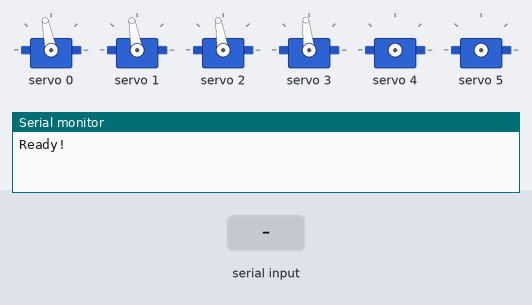
The sketch below on a simulated Arduino Uno, built with avr-gcc and run on an emulated ATmega328P. On the bench: 6 × servo, the last lines printed to the serial monitor. The inputs (shaded band) are chosen by the test bench.

Above: at 1.7 s.
1.8 s: "0" received over Serial
At 3.25 s:
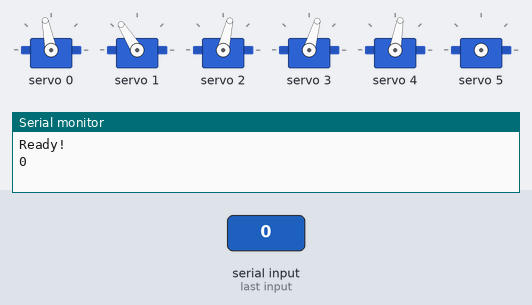
4.8 s: "<90,45,200>" received over Serial
At 6.0 s:
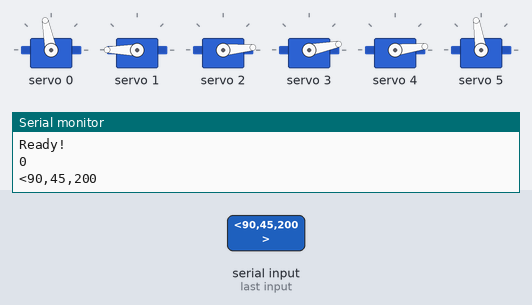
6.3 s: "1" received over Serial
At 9.2 s:
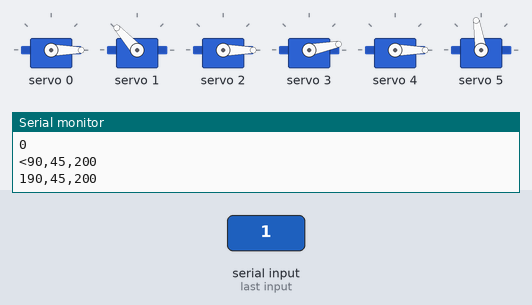
9.3 s: "30,150,10\n" received over Serial
At 11.03 s:
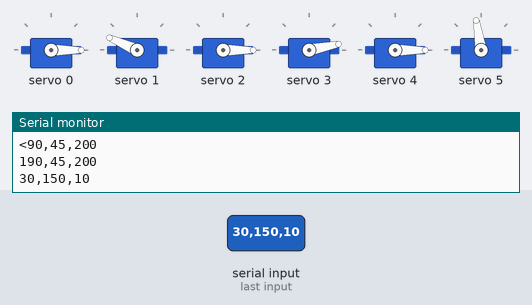
12.3 s: "90,45,200\n" received over Serial
At 14.63 s:
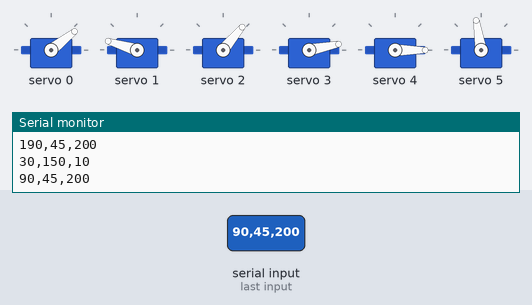
15.3 s: "0" received over Serial
At 19.0 s:
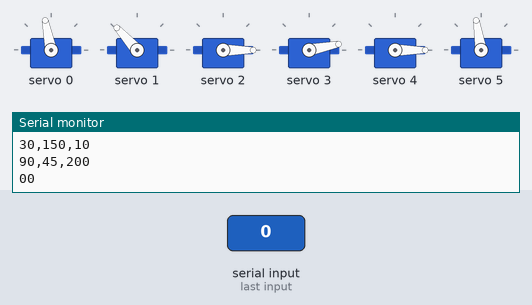
Timing chart, 0 to 19.3 s (numbered marks = the images above; inputs shaded):
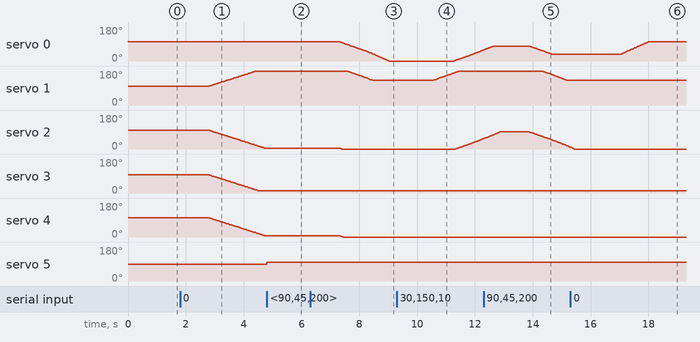

The sketch:

robot_arm.ino
```cpp
// Standard C libraries
#include <stdio.h>
#include <stdlib.h>
#include <string.h>

// Standard Arduino libraries
#include <Wire.h>

// 3rd party Arduino libraries
// #include <PCA9685.h>
// PCA9685 pwmController;
#include <Adafruit_PWMServoDriver.h>

Adafruit_PWMServoDriver servo = Adafruit_PWMServoDriver(0x40);

#define USMIN  600 // This is the rounded 'minimum' microsecond length based on the minimum pulse of 150
#define USMAX  2400 // This is the rounded 'maximum' microsecond length based on the maximum pulse of 600
#define SERVO_FREQ 60 // Analog servos run at ~50 Hz updates

uint8_t servonum = 0; // initialize servo counter


// --- PIN DEFINITIONS ---

// --- VARIABLE DEFINITIONS ---

// Define other variables
int pwm;
const int num_servos = 6;
unsigned long time_0;
unsigned long new_time;
int timer;
int start_time;
int end_time;
const int GRIPPER_SERVO_IDX = 5;

// --- PWM PARAMETERS ---
const int target_pwm_tolerance = 1;
const int pwm_step = 1;
const int step_delay = 5;
float pwm_increments[5] = {2, 1.74817482, 1.7055, 1.7889, 2};  // pwm increase per degree of rotation
float joint_pwm_targets[5];
const float GRIPPER_MIN_PWM = 130;  // TBD
const float GRIPPER_MAX_PWM = 385;  // TBD


// --- PHYSICAL JOINT PARAMETERS ---
const float joint_max_angles[5] = {270.0, 270.0, 270.0, 270.0, 180.0};
const float joint_min_pwm[5] = {141.0, 153.0, 146.0, 160.0, 130.0}; // CALIBRATED 03/24/2024 using jig (J4 135)
const float joint_max_pwm[5] = {640.0, 625.0, 620.0, 590.0, 650.0}; // CALIBRATED 03/24/2024 using jig (J4 616)

// --- ALLOWABLE JOINT PARAMETERS ---
const float joint_min_allowable_angles[5] = {45, 45, 45, 45, 10}; // TBD
const float joint_max_allowable_angles[5] {250, 250, 250, 250, 170};  // TBD

// --- JOINT VARIABLES ---
float joint_angles[5] = {135.0, 135.0, 135.0, 135.0, 90.0};
int gripper_state_buffer[2];
float joint_pwm[5] = {398.0, 387.0, 385.0, 381.0, 390.0};
float adjusted_joint_angles[5]; // Adjusted based on zero positions and servo orientation


// --- ZERO VALUES ---
const float zero_angles[5] = {135.0, 135.0, 135.0, 135.0, 90.0};
const float zero_pos_pwm[5] = {398.0, 387.0, 385.0, 381.0, 390.0};


// --- CHECK VARIABLES ---
bool target_reached;
bool joint_target_reached[5] = {false, false, false, false, false};


// --- SERIAL ---
char START_MARKER = '<';
char END_MARKER = '>';
char DELIMITER[] = ",";
int incoming_byte;
char incoming_buffer[40];
char *incoming_joint_angles[5];


// --- SETUP ---

void setup() {

  // Start listeners
  Serial.begin(115200);
  servo.begin();

  // Set PWM frequency
  servo.setPWMFreq(SERVO_FREQ);  // Analog servos run at ~50 Hz updates

  // Set up pins

  // Set servos to initial position
  // Arguments of setPWM are (servo number, turn on, turn off)
  // Turn on: At what point in the 4096-part cycle to turn the PWM output ON
  // Turn off: At what point in the 4096-part cycle to turn the PWM output OFF
  force_vertical();
  // set_zero_pwm();
  // servo_calibration();
  Serial.println("Ready!");

  delay(500);
  timer = millis();
}


// --- MAIN LOOP ---

void loop() {
  serial_to_joint_angles();
  // serial_read_test();
}


// --- SERVO FUNCTIONS ---

void servo_calibration() {

  servo.setPWM(4, 0, 130);
  delay(2000);
  servo.setPWM(4, 0, 385);
  delay(3000);
  servo.setPWM(4, 0, 130);
  delay(1000);
  // servo.setPWM(0, 0, 154);
  // delay(5000);
  // servo.setPWM(0, 0, 387);

  // int zero = map(135, 0, 270, 154, 626);
  // int min = map(0, 0, 270, 154, 626);
  // int max = map(270, 0, 270, 154, 626);
  // Serial.println(zero);
  // servo.setPWM(0, 0, zero);
  // delay(5000);
  // servo.setPWM(0, 0, min);
  // delay(5000);
  // servo.setPWM(0, 0, max);
  // delay(5000);
  // servo.setPWM(0, 0, zero);
}


// --- PRE-DEFINED POSITIONS ---

// Change to an actual home position
void home() {
  for (int i=1; i<num_servos; i++) {
    servo.setPWM(i, 0, 330);
  }
}


void set_zero_pwm() {
  for (int i=0; i<num_servos; i++) {
    servo.setPWM(i, 0, zero_pos_pwm[i]);
    joint_pwm[i] = zero_pos_pwm[i];
  }

}

void force_vertical() {
  // for (int i=0; i<num_servos; i++) {
  //   servo.setPWM(i, 0, zero_pos_pwm[i]);
  //   joint_pwm[i] = zero_pos_pwm[i];
  float mutable_zero[5] = {zero_angles[0], zero_angles[1], zero_angles[2], zero_angles[3], zero_angles[4]};
  step_joint_angles(mutable_zero);
  // }
}

// --- UTILITY FUNCTIONS ---


//  --- TEST FUNCTIONS ---

void step_joint_angles(float joint_angle_targets[5]) {
  float joint_pwm_diffs[5];

  for (int i=0; i<num_servos-1; i++)  {
    joint_target_reached[i] = false;
    joint_pwm_targets[i] = map(joint_angle_targets[i], 0, joint_max_angles[i], joint_min_pwm[i], joint_max_pwm[i]);
    // Serial.println(joint_pwm_targets[i]);
  }

  while (joint_target_reached[0]==false || joint_target_reached[1]==false || joint_target_reached[2]==false || joint_target_reached[3]==false)  {
    for (int j=0; j<num_servos-1; j++)  {

      joint_pwm_diffs[j] = joint_pwm_targets[j] - joint_pwm[j];

      if ((joint_pwm_diffs[j] > target_pwm_tolerance) && (joint_target_reached[j]!=true)) {
        joint_pwm[j] += pwm_step;
        servo.setPWM(j, 0, joint_pwm[j]);
      } else if (joint_pwm_diffs[j] < -(target_pwm_tolerance) && (joint_target_reached[j]!=true))  {
        joint_pwm[j] -= pwm_step;
        servo.setPWM(j, 0, joint_pwm[j]);
      } else  {
        joint_target_reached[j] = true;
      }
    }
    delay(step_delay);
  }
}


void go_to_position(float joint_angle_targets[5]) {
  for (int i=0; i<num_servos; i++)  {
    joint_pwm_targets[i] = map(joint_angle_targets[i], 0, joint_max_angles[i], joint_min_pwm[i], joint_max_pwm[i]);
    servo.setPWM(i, 0, joint_pwm_targets[i]);
  }
}


void serial_read_test() {
  if (Serial.available() > 5) {
    Serial.println(Serial.readBytesUntil(END_MARKER, incoming_buffer, 30));
  }
}

// General function for handling incoming serial data
void serial_to_joint_angles() {
  if (Serial.available() > 0)  {

    incoming_byte = Serial.readBytesUntil(END_MARKER, incoming_buffer, 50);
    Serial.read();  // Clear input buffer
    // Serial.println("Data received!");
    Serial.println(incoming_buffer);

    if (incoming_buffer[0] == START_MARKER) {
      set_gripper(incoming_buffer[2]);
    } else {
      // Parse the incoming data and split it along the delimiters, then build a list of values
      // First call of strtok takes the initial string. The first non-leading delimiter is replaced with a NULL character.
      char *token = strtok(incoming_buffer, DELIMITER);
      int tok_counter = 0;

      while(token != NULL)  {
        float fl_tok = atof(token); // Initialize a float, assign it a value using atof based on the token (index)
        joint_angles[tok_counter] = fl_tok; // Put a float into the joint_angles[] array

        // When the strtok() function is called with a NULL string1 argument, the next token is read from a stored copy of the last non-null string1 parameter. Each delimiter is replaced by a null character.
        token = strtok(NULL, DELIMITER);
        tok_counter++;
      }
      // End parsing

      // Serial.println(joint_angles[0]);
      // Serial.println(joint_angles[1]);
      // Serial.println(joint_angles[2]);
      // Serial.println(joint_angles[3]);
      // Serial.println(joint_angles[4]);

      // Move joints to absolute positions relative to zero positions
      for (int i=0; i<(num_servos-2); i++)  {
        if(i==1)  {
          adjusted_joint_angles[i] = zero_angles[i] + joint_angles[i]; // This servo is mounted in reverse
        } else {
          adjusted_joint_angles[i] = zero_angles[i] - joint_angles[i];
        }
      }

      step_joint_angles(adjusted_joint_angles);
    }
  }
}


void set_gripper(char gripper_pos)  {
  if (gripper_pos=='0')  {
    servo.setPWM(GRIPPER_SERVO_IDX, 0, 385);
  } else if (gripper_pos=='1')  {
    servo.setPWM(GRIPPER_SERVO_IDX, 0, 130);
  }
}
```

Measured:
- after the input at 1.8 s, servo 1: moves from 100° to 180° over 1.6 s, starting after 1.0 s; servo 2: moves from 99° to 5° over 1.9 s, starting after 1.0 s; servo 3: moves from 96° to 11° over 1.7 s, starting after 1.0 s; servo 4: moves from 101° to 7° over 1.9 s, starting after 1.0 s
- after the input at 4.8 s, servo 5: 90° → 99° at once
- after the input at 6.3 s, servo 0: moves from 101° to 0° over 1.7 s, starting after 1.0 s; servo 1: moves from 180° to 132° over 0.85 s, starting after 1.3 s; servo 2: 5° → 0° after 1.0 s; servo 4: 7° → 0° after 1.0 s
- after the input at 9.3 s, servo 0: moves from 0° to 58° over 1.0 s, starting after 2.0 s; servo 1: moves from 132° to 180° over 0.89 s, starting after 1.3 s; servo 2: moves from 0° to 54° over 0.96 s, starting after 2.0 s
- after the input at 12.3 s, servo 1: moves from 180° to 132° over 0.83 s, starting after 2.0 s
- after the input at 15.3 s, servo 0: moves from 36° to 101° over 0.95 s, starting after 1.7 s
